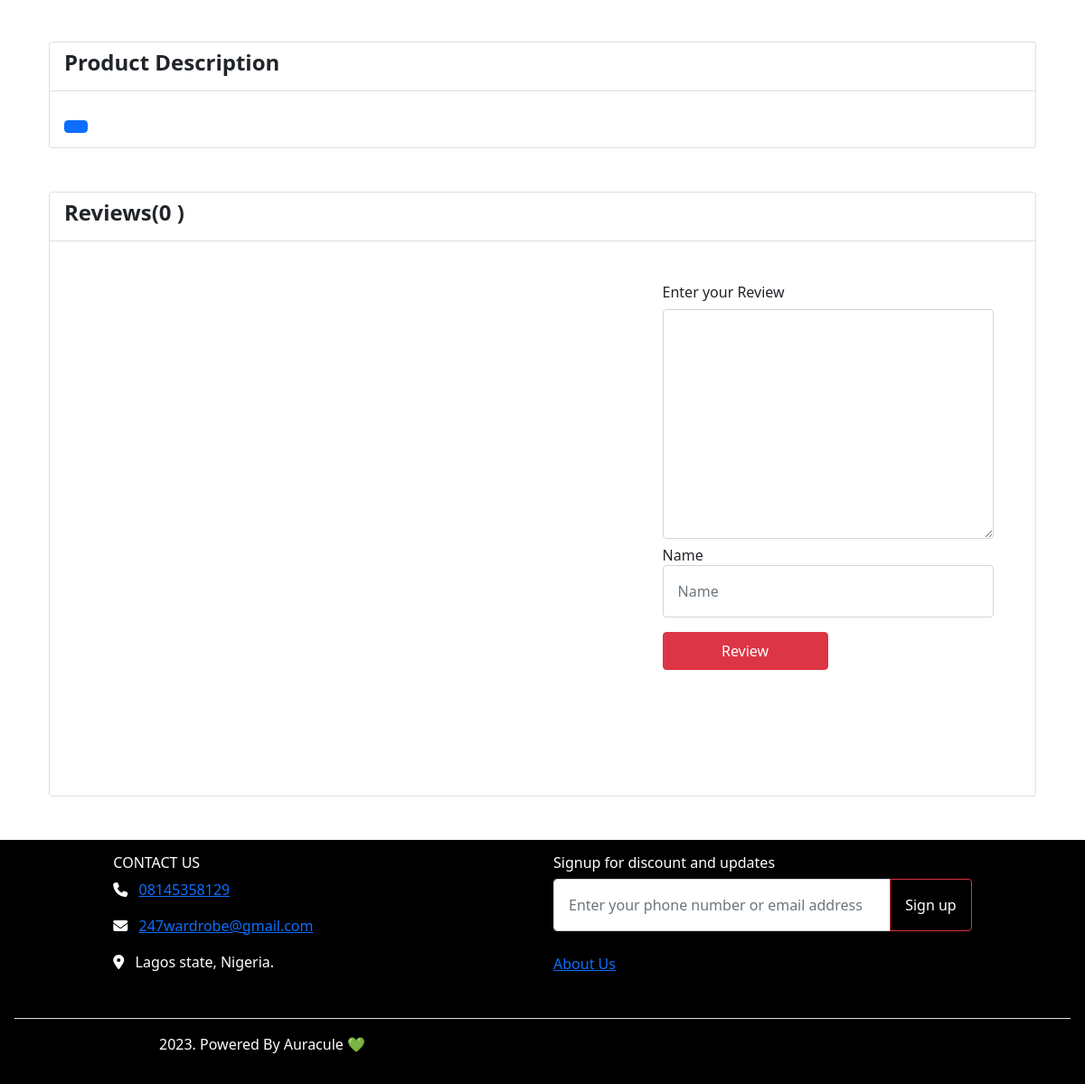
/product_details/susa_top/ (lower part), run on an earlier commit of the app's database.
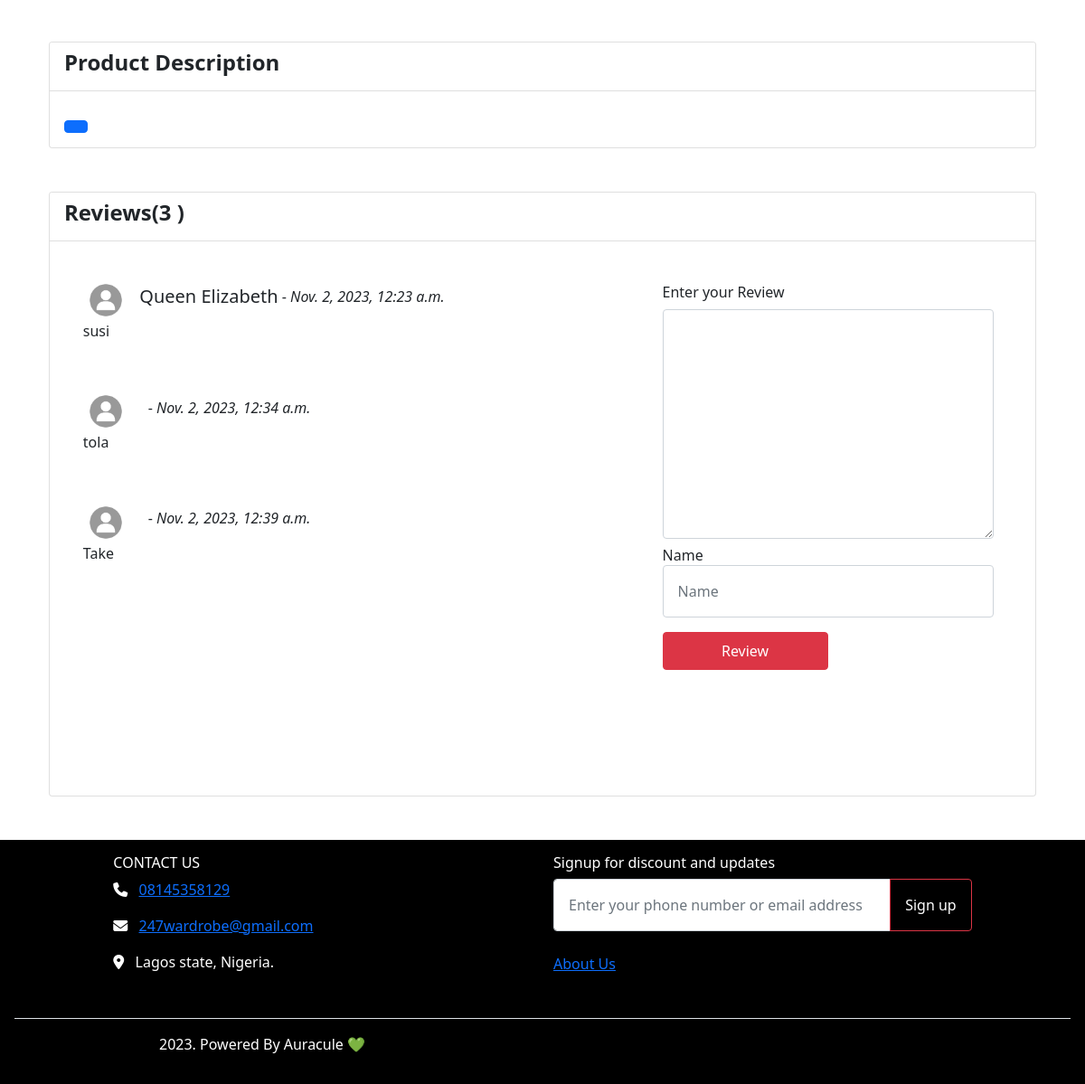
And on a later commit of the database.
### home/models.py (models this page shows, shortened)
class Product(models.Model):
    category = models.ForeignKey(Category, on_delete=models.CASCADE)
    name = models.CharField(max_length=100)
    slug = models.SlugField(default="")
    stockImg = models.ImageField(upload_to = "Product", default="product.jpg")
    stockPrice = models.IntegerField()
    discountedPrice = models.FloatField(null=True, blank=True)
    stockQuantity = models.IntegerField()
    maxQuantity = models.IntegerField(null=True, blank=True)
    minQuantity = models.IntegerField(null=True, blank=True)
    shortDescription = models.TextField(null=True, blank=True)
    longDescription = models.TextField(null=True, blank=True)
    uploaded = models.DateField(auto_now=True)

class Reviews(models.Model):
    product = models.ForeignKey(Product, on_delete=models.CASCADE, related_name='reviews')
    user = models.ForeignKey(User, on_delete=models.CASCADE,related_name='reviews', null=True, blank=True)
    pix = models.ImageField(upload_to='Reviews', default="default_icon.jpg")
    body = models.TextField()
    created = models.DateTimeField(auto_now_add=True)

### home/views.py (the view, shortened to what this page needs)
# urls.py: path('product_details/<slug:slug>/', views.product_details, name="product_details"),
def product_details(request, slug):
    profile = Profile.objects.filter(user__username=request.user.username)
    product = get_object_or_404(Product.objects.annotate(num_reviews = Count('reviews')), slug=slug)
    form = ReviewsForm()
    context = {
        'product':product,
        'form': form,
        'profile': profile,
    }
    return render(request, "details.html", context)

### home/forms.py
class ReviewsForm(forms.ModelForm):
    class Meta:
        model = Reviews
        fields = '__all__'
        exclude = ['user', 'product', 'active']

### home/context_processors.py (called while the page is built)
def profile(request):
    user = request.user
    profile = None
    if user.is_authenticated:
        try:
            profile = Profile.objects.get(user=user)
        except Profile.DoesNotExist:
            profile = None
    return {
        'user': user,
        'profile': profile,
    }

def cartcount(request):
    reading = Shopcart.objects.filter(user__username= request.user.username, paid=False)
    cartcount = 0
    for item in reading:
        cartcount += item.quantity
    context ={
        'cartcount':cartcount,
    }
    return context

def category(request):
    category = Category.objects.all()
    context = {
        'category': category
    }
    return context

def shopcart(request):
    trolley = Shopcart.objects.filter(user__username=request.user.username)
    context ={
        'trolley':trolley,
    }
    return context

### home/templates/details.html (shortened to what this page needs)
{% extends "base.html" %}
{% load static %}
 {% block content %}
 <div class="container mt-5 mb-5">
    <div class="container mt-5 mb-5">
      <div class="card">
        <div class="card-header godoffire">
          <h4><b>Product Description</b></h4>
        </div>
        <div class="card-body">
          <a href="#" class="btn btn-primary"></a>
        </div>
      </div>
    </div>
    <div class="container mt-5 mb-5">
      <div class="card">
        <div class="card-header godoffire">
          <h4><b>Reviews({{ product.num_reviews }} )</b></h4>
        </div>
        <div class="card-body">
           <div class="row justify-content-center">
            <div class="col-12 col-md-7">
              <div class="scroll1">
                {% for review in product.reviews.all %}
                  <div class="mt-1 bebb">
                    <div class="text-center align-items-center d-flex">
                      {% if user.is_authenticated %}
                        <img src="{{ review.user.profile.pix.url }}" class="hego1" alt="" style="width: 50px; height: 50px; border-radius: 50%;">&nbsp; &nbsp;
                      {% else %}
                        <img src="{% static '' %}img/default_icon.jpg" class="hego1" alt="" style="width: 50px; height: 50px; border-radius: 50%;">&nbsp; &nbsp;
                      {% endif %}
                      <h5>{{ review.user.first_name }}&nbsp;{{ review.user.last_name }}</h5>&nbsp;<h6>- <em>{{review.created}}</em></h6>
                    </div>
                    <div class="suki">
                        <h6>{{review.body}}</h6>
                    </div>
                  </div>
                {% endfor %}
              </div>
            </div>
            <div class="col-12 col-md-5">
              <div class="cform">
                <div class="ccform">
                  <form action="{% url 'product_details' product.slug %}" method="POST">
                      <div class="mb-3">
                        <label for="" class="pt-2 pb-3">Enter your Review</label>
                        <textarea name="body" id="" class="form-control" cols="30" rows="10"></textarea>
                      </div>
                      <div class="mb-3">
                        <label for="exampleInputText1" class="form-label">Name</label>
                        <input type="text" name="user" value="{{user.username}}" class="form-control" placeholder="Name" id="exampleInputText1" aria-describedby="emailHelp">
                      </div>
                      <div class="mb-3">
                        <button type="submit" class="btn btn-danger w-50 p-2">Review</button>
                      </div>
                  </form>
                </div>
              </div>
            </div>
          </div>
        </div>
      </div>
    </div>
  </div>
 {% endblock content %}
 {% block footer %}
    {% include 'footer.html' %}
 {% endblock footer %}
 {% block signup_signin %}
    {% include 'signin_signup.html' %}
 {% endblock signup_signin %}

What changed in the data, as far as the page shows it:
computed for Product: num_reviews "0" → "3"
now on this page (row edited): Reviews: user.first_name "Queen", user.last_name "Elizabeth", created "Nov. 2, 2023, 12:23 a.m.", body "susi"
now on this page (row edited): Reviews: created "Nov. 2, 2023, 12:34 a.m.", body "tola"
added Reviews: created "Nov. 2, 2023, 12:39 a.m.", body "Take"
